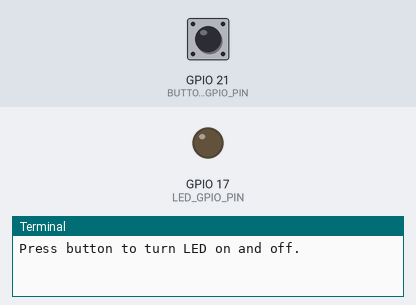
A program run on a simulated Raspberry Pi (BCM pin numbers). Parts: output pins drawn as LEDs (lit = HIGH), the last lines printed to the terminal. The test bench sets the inputs (shaded band); at power-on: GPIO 21 (BUTTON_GPIO_PIN) HIGH.

Above: at 1.2 s.
1.3 s: GPIO 21 (BUTTON_GPIO_PIN) pulled LOW for 0.15 s
At 2.5 s:
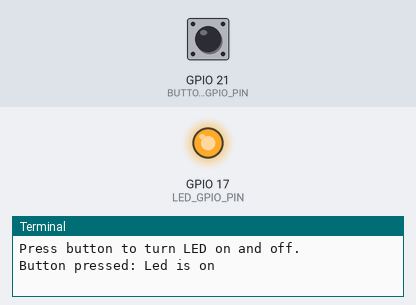
2.9 s: GPIO 21 (BUTTON_GPIO_PIN) pulled LOW for 1 s
At 3.9 s:
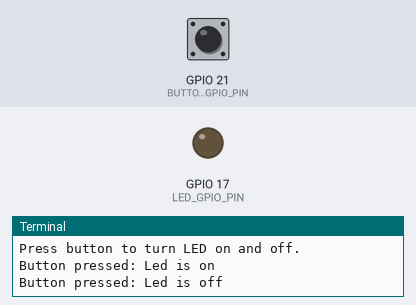
5.4 s: GPIO 21 (BUTTON_GPIO_PIN) pulled LOW for 3.2 s
At 5.8 s:
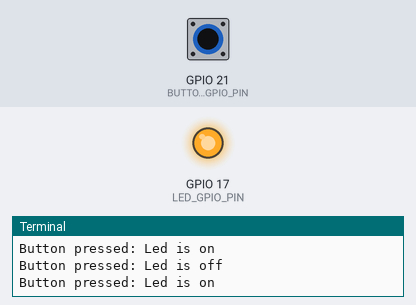
Timing chart, 0 to 8.4 s (numbered marks = the images above; inputs shaded):
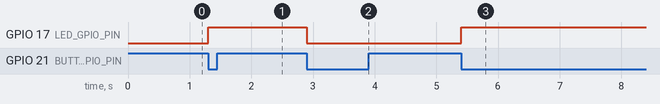

Measured:
- after the input at 1.3 s, GPIO 17 (LED_GPIO_PIN): LOW → HIGH at once
- after the input at 2.9 s, GPIO 17 (LED_GPIO_PIN): HIGH → LOW at once
- after the input at 5.4 s, GPIO 17 (LED_GPIO_PIN): LOW → HIGH at once

The program:

button_pigpio.py
```python
"""
File: chapter02/button_gpiozero.py
Turn on and off an LED with a Button using PiGPIO.
Dependencies:
  pip3 install pigpio
Built and tested with Python 3.7 on Raspberry Pi 4 Model B
"""
import pigpio
import signal

LED_GPIO_PIN = 17
BUTTON_GPIO_PIN = 21

pi = pigpio.pi()


# LED provides 'Output'
pi.set_mode(LED_GPIO_PIN, pigpio.OUTPUT)
pi.write(LED_GPIO_PIN, 0)  # LED Off


# Button provides 'Input'
pi.set_mode(BUTTON_GPIO_PIN, pigpio.INPUT)                                       # (1)
pi.set_pull_up_down(BUTTON_GPIO_PIN, pigpio.PUD_UP)                              # (2)
pi.set_glitch_filter(BUTTON_GPIO_PIN, 100000)  # 100000 microseconds = 0.1 secs  # (3)


# Button pressed handler
def pressed(gpio_pin, level, tick):                                              # (4)
    # Get current pin state for LED.
    led_state = pi.read(LED_GPIO_PIN)                                            # (5)

    if led_state == 1:                                                           # (6)
        # LED is on, so turn it off.
        pi.write(LED_GPIO_PIN, 0)  # 0 = Pin Low = Led Off
        print("Button pressed: Led is off")
    else:  # 0
        # LED is off, so turn it on.
        pi.write(LED_GPIO_PIN, 1)  # 1 = Pin High = Led On
        print("Button pressed: Led is on")


# Register button handler.
pi.callback(BUTTON_GPIO_PIN, pigpio.FALLING_EDGE, pressed)                       # (7)

print("Press button to turn LED on and off.")

signal.pause()  # Stops program from exiting.
```
